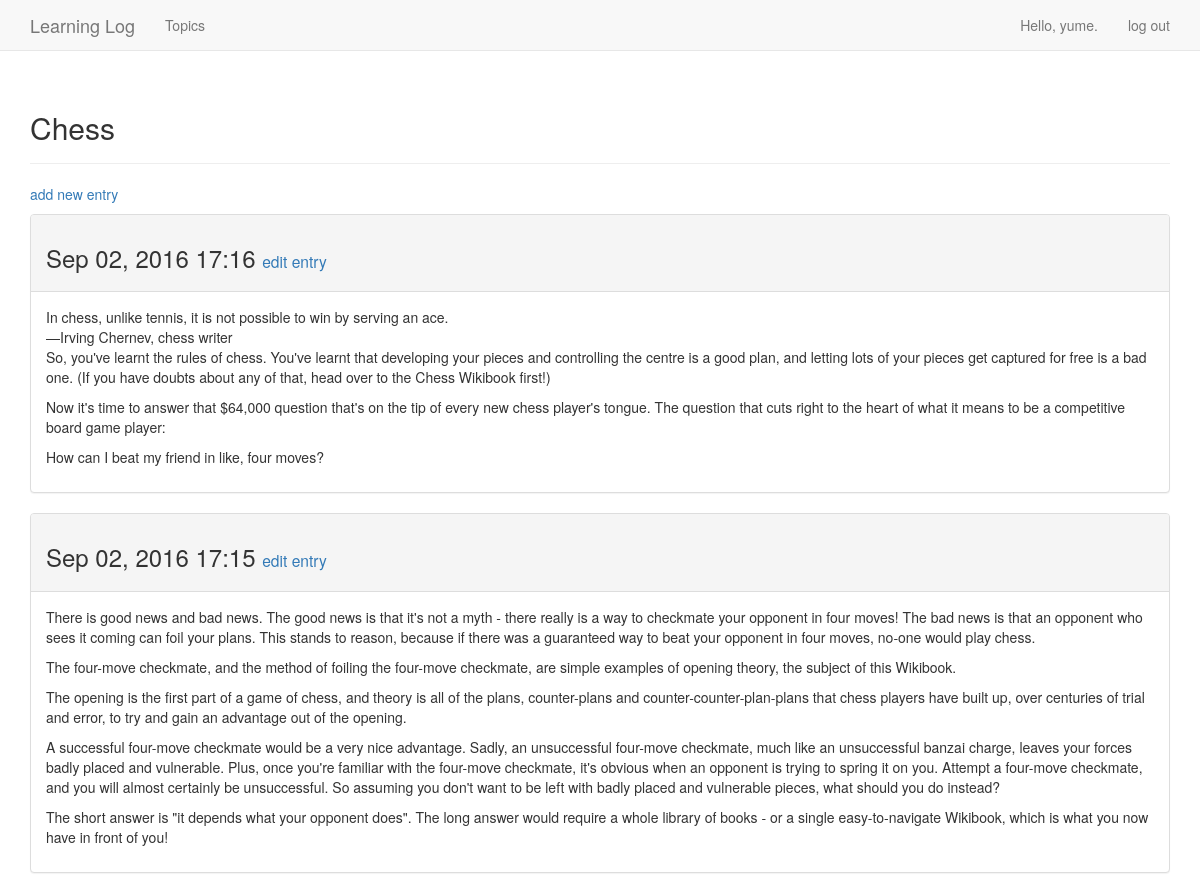
The page /topics/1/ (signed in) on the database its author committed.
### learning_logs/models.py (models this page shows, shortened)
class Topic(models.Model):
    text = models.CharField(max_length=200)
    date_added = models.DateTimeField(auto_now_add=True)
    owner = models.ForeignKey(User)
    def __str__(self):
        return self.text

class Entry(models.Model):
    topic = models.ForeignKey(Topic)
    text = models.TextField()
    date_added = models.DateTimeField(auto_now_add=True)
    class Meta:
        verbose_name_plural = 'entries'

### learning_logs/views.py (the view)
# urls.py: url(r'^topics/(?P<topic_id>\d+)/$', views.topic, name='topic'),
@login_required
def topic(request, topic_id):
    topic = Topic.objects.get(id=topic_id)
    if topic.owner != request.user:
        raise Http404
    entries = topic.entry_set.order_by('-date_added')
    context = {'topic': topic, 'entries': entries}
    return render(request, 'learning_logs/topic.html', context)

### learning_logs/templates/learning_logs/topic.html
{% extends 'learning_logs/base.html' %}
{% block header %}
  <h2>{{ topic }}</h2>
{% endblock header %}
{% block content %}
  <p>
    <a href="{% url 'learning_logs:new_entry' topic.id %}">add new entry</a>
  </p>
  {% for entry in entries %}
    <div class="panel panel-default">
      <div class="panel-heading">
        <h3>
          {{ entry.date_added|date:'M d, Y H:i' }}
          <small>
            <a href="{% url 'learning_logs:edit_entry' entry.id %}">
              edit entry</a>
          </small>
        </h3>
      </div>
      <div class="panel-body">
        {{ entry.text|linebreaks }}
      </div>
    </div>
  {% empty %}
    There are no entries for this topic yet.
  {% endfor %}
{% endblock content %}

### learning_logs/templates/learning_logs/base.html (shortened to what this page needs)
{% load bootstrap3 %}
<!DOCTYPE html>
<html lang="en">
  <head>
    {% bootstrap_css %}
  </head>
  <body>
    <nav class="navbar navbar-default navbar-static-top">
      <div class="container">
        <div class="navbar-header">
          <a class="navbar-brand" href="{% url 'learning_logs:index' %}">
              Learning Log</a>
        </div>
        <div id="navbar" class="navbar-collapse collapse">
          <ul class="nav navbar-nav">
            <li><a href="{% url 'learning_logs:topics' %}">Topics</a></li>
          </ul>
          <ul class="nav navbar-nav navbar-right">
            {% if user.is_authenticated %}
              <li><a>Hello, {{ user.username }}.</a></li>
              <li><a href="{% url 'users:logout' %}">log out</a></li>
            {% else %}
              <li><a href="{% url 'users:register' %}">register</a></li>
              <li><a href="{% url 'users:login' %}">log in</a></li>
            {% endif %}
          </ul>
        </div>
      </div>
    </nav>
    <div class="container">
      <div class="page-header">
        {% block header %}{% endblock %}
      </div>
      <div>
        {% block content %}{% endblock %}
      </div>
    </div>
  </body>
</html>

### rows shown on the page
Topic: text "Chess"
Entry: date_added "Sep 02, 2016 17:16", text "In chess, unlike tennis, it is not possible to win by serving an ace. —Irving Chernev, chess writer So, you've learnt the rules of chess. You've learnt that developing your pieces and controlling the centre is a good plan, and letting lots of your pieces get captured for free is a bad one. (If you have doubts about any of that, head over to the Chess Wikibook first!) Now it's time to answer that $64,000 question that's on the tip of every new chess player's tongue. The question that cuts right to the heart of what it means to be a competitive board game player: How can I beat my friend in like, four moves?"
Entry: date_added "Sep 02, 2016 17:15", text "There is good news and bad news. The good news is that it's not a myth - there really is a way to checkmate your opponent in four moves! The bad news is that an opponent who sees it coming can foil your plans. This stands to reason, because if there was a guaranteed way to beat your opponent in four moves, no-one would play chess. The four-move checkmate, and the method of foiling the four-move checkmate, are simple examples of opening theory, the subject of this Wikibook. The opening is the first part of a game of chess, and theory is all of the plans, counter-plans and counter-counter-plan-plans that chess players have built up, over centuries of trial and error, to try and gain an…"

### other values the page prints
{{ user.username }} "yume"
